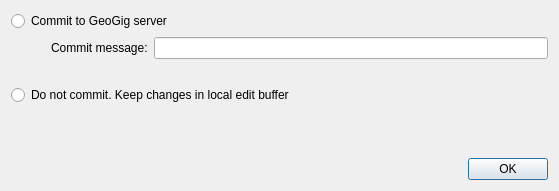
<?xml version="1.0" encoding="UTF-8"?>
<ui version="4.0">
 <class>Dialog</class>
 <widget class="QDialog" name="Dialog">
  <property name="geometry">
   <rect>
    <x>0</x>
    <y>0</y>
    <width>559</width>
    <height>191</height>
   </rect>
  </property>
  <property name="windowTitle">
   <string>Dialog</string>
  </property>
  <layout class="QVBoxLayout" name="verticalLayout">
   <item>
    <widget class="QRadioButton" name="radioCommit">
     <property name="text">
      <string>Commit to GeoGig server</string>
     </property>
    </widget>
   </item>
   <item>
    <layout class="QHBoxLayout" name="horizontalLayout">
     <item>
      <spacer name="horizontalSpacer">
       <property name="orientation">
        <enum>Qt::Horizontal</enum>
       </property>
       <property name="sizeType">
        <enum>QSizePolicy::Fixed</enum>
       </property>
       <property name="sizeHint" stdset="0">
        <size>
         <width>40</width>
         <height>20</height>
        </size>
       </property>
      </spacer>
     </item>
     <item>
      <widget class="QLabel" name="label">
       <property name="text">
        <string>Commit message:</string>
       </property>
      </widget>
     </item>
     <item>
      <widget class="QLineEdit" name="txtMessage"/>
     </item>
    </layout>
   </item>
   <item>
    <spacer name="verticalSpacer_2">
     <property name="orientation">
      <enum>Qt::Vertical</enum>
     </property>
     <property name="sizeType">
      <enum>QSizePolicy::Fixed</enum>
     </property>
     <property name="sizeHint" stdset="0">
      <size>
       <width>20</width>
       <height>20</height>
      </size>
     </property>
    </spacer>
   </item>
   <item>
    <widget class="QRadioButton" name="radioEditBuffer">
     <property name="text">
      <string>Do not commit. Keep changes in local edit buffer</string>
     </property>
    </widget>
   </item>
   <item>
    <spacer name="verticalSpacer">
     <property name="orientation">
      <enum>Qt::Vertical</enum>
     </property>
     <property name="sizeHint" stdset="0">
      <size>
       <width>20</width>
       <height>40</height>
      </size>
     </property>
    </spacer>
   </item>
   <item>
    <widget class="QDialogButtonBox" name="buttonBox">
     <property name="orientation">
      <enum>Qt::Horizontal</enum>
     </property>
     <property name="standardButtons">
      <set>QDialogButtonBox::Ok</set>
     </property>
    </widget>
   </item>
  </layout>
 </widget>
 <resources/>
 <connections>
  <connection>
   <sender>buttonBox</sender>
   <signal>accepted()</signal>
   <receiver>Dialog</receiver>
   <slot>accept()</slot>
   <hints>
    <hint type="sourcelabel">
     <x>248</x>
     <y>254</y>
    </hint>
    <hint type="destinationlabel">
     <x>157</x>
     <y>274</y>
    </hint>
   </hints>
  </connection>
  <connection>
   <sender>buttonBox</sender>
   <signal>rejected()</signal>
   <receiver>Dialog</receiver>
   <slot>reject()</slot>
   <hints>
    <hint type="sourcelabel">
     <x>316</x>
     <y>260</y>
    </hint>
    <hint type="destinationlabel">
     <x>286</x>
     <y>274</y>
    </hint>
   </hints>
  </connection>
 </connections>
</ui>
